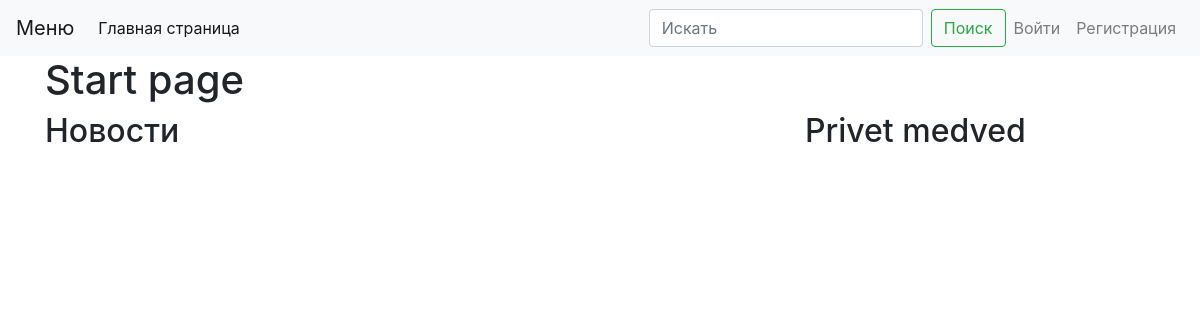
Before: / with the older database file.
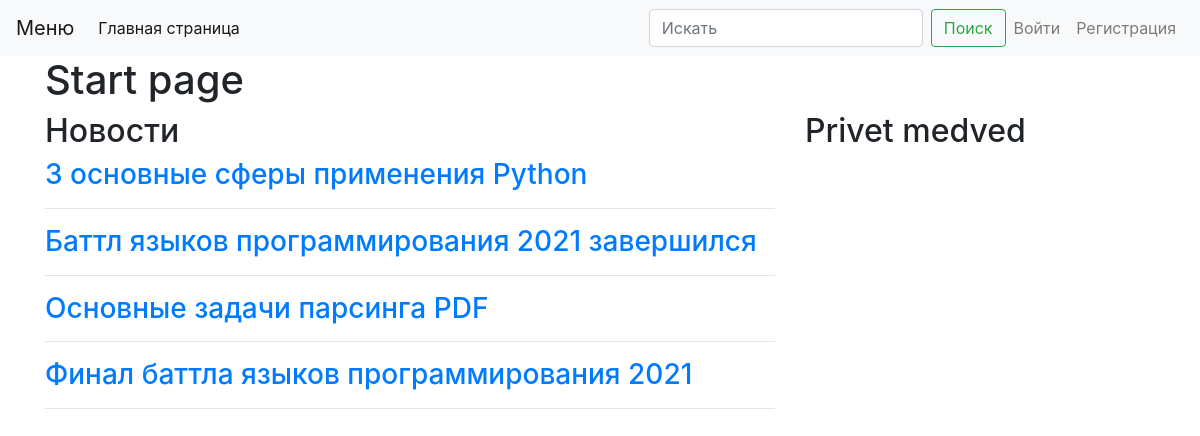
After: the same page with the newer database file.
### webapp/news/models.py (models this page shows, shortened)
class News(db.Model):
    id = db.Column(db.Integer, primary_key=True)
    title = db.Column(db.String, nullable=False)
    url = db.Column(db.String, unique=True, nullable=False)
    text = db.Column(db.Text, nullable=True)

### webapp/news/views.py (the view)
@blueprint.route("/")
def index():
    title = 'Start page'
    news_list = News.query.order_by(News.title).all()
    return render_template('news/index.html', page_title=title, news_list=news_list)

### webapp/templates/news/index.html (shortened to what this page needs)
{% extends "base.html" %}
{% block content %}
    <div class="row">
    <div class="col-8">
        <h2>Новости</h2>
        {% for news in news_list %}
        <h3><a href="{{ news.url }}">{{ news.title }}</a> </h3>
        <hr />
        {% endfor %}
      </div>
      <div class="col-4">
          <h2> Privet medved</h2>
      </div>
    </div>
  </div>
  {% endblock %}

### webapp/templates/base.html (shortened to what this page needs)
<!doctype html>
<html lang="ru">
  <head>
    <link rel="stylesheet" href="https://stackpath.bootstrapcdn.com/bootstrap/4.1.3/css/bootstrap.min.css">
  </head>
  <body>
    {% include 'menu.html' %}
    <div class="container">
        <h1> {{page_title}} </h1>
        {% block content %}{% endblock %}
  </body>
</html>

### webapp/templates/menu.html (shortened to what this page needs)
<nav class="navbar navbar-expand-lg navbar-light bg-light">
    <a class="navbar-brand" href="#">Меню</a>
    <div class="collapse navbar-collapse" id="navbarSupportedContent">
        <ul class="navbar-nav mr-auto">
        <li class="nav-item active">
            <a class="nav-link" href="/">Главная страница </a>
        </li>
        </ul>
        <form class="form-inline my-2 my-lg-0">
        <input class="form-control mr-sm-2" type="search" placeholder="Искать" aria-label="Search">
        <button class="btn btn-outline-success my-2 my-sm-0" type="submit">Поиск</button>
        </form>
        <ul class="navbar-nav">
            {% if current_user.is_authenticated %}
                <li class="nav-item">
                    <span class="nav-link">Привет, {{ current_user.username }}!</span>
                </li>
                {% if current_user.is_admin %}
                <li class="nav-item">
                    <a href="{{ url_for('admin.admin_index') }}" class="nav-link">Админка</a>
                </li>
                {% endif %}
                <li class="nav-item">
                    <a class="nav-link" href="{{ url_for('user.logout') }}">Выйти</a>
                </li>
            {% else %}
                <li class="nav-item">
                    <a class="nav-link" href="{{ url_for('user.login') }}">Войти</a>
                </li>
                <li class="nav-item">
                    <a class="nav-link" href="{{ url_for('user.register') }}">Регистрация</a>
                </li>
            {% endif %}
    </div>
  </nav>

Changed rows visible on the page:
added News: title "3 основные сферы применения Python"
added News: title "Баттл языков программирования 2021 завершился"
added News: title "Основные задачи парсинга PDF"
added News: title "Финал баттла языков программирования 2021"
